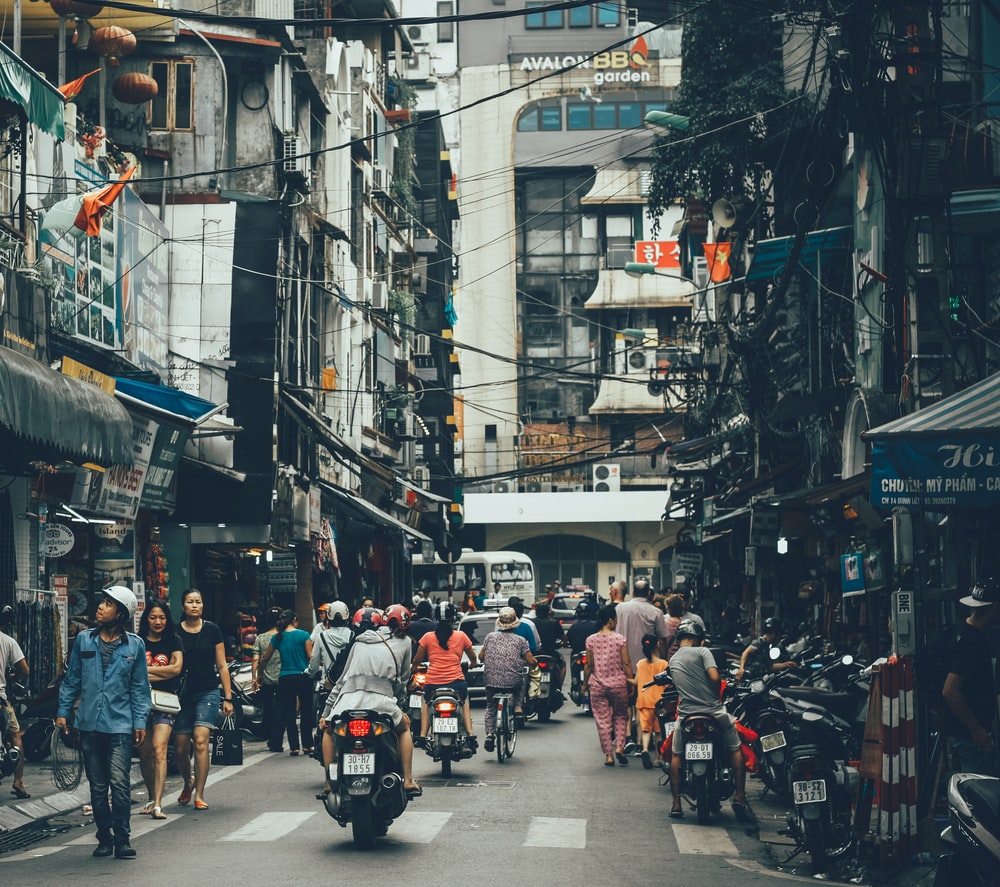
#> input picture resources/test3.png, 1000 x 887 px
$ python chapter2.py
#> lines starting #> are read from the running program, lines starting #| are printed output that depends on the picture; after the words box and inside, x2 and y2 are one past the last pixel; in counts of white or black regions, pixels touching at a corner belong together
import cv2
import numpy as np

img = cv2.imread("resources/test3.png")
#> img is the input picture: shape (887, 1000, 3); mean B, G, R 93, 92.2, 83

kernel = np.ones((5,5),np.uint8)

change_img_colour = cv2.cvtColor(img, cv2.COLOR_BGR2GRAY)
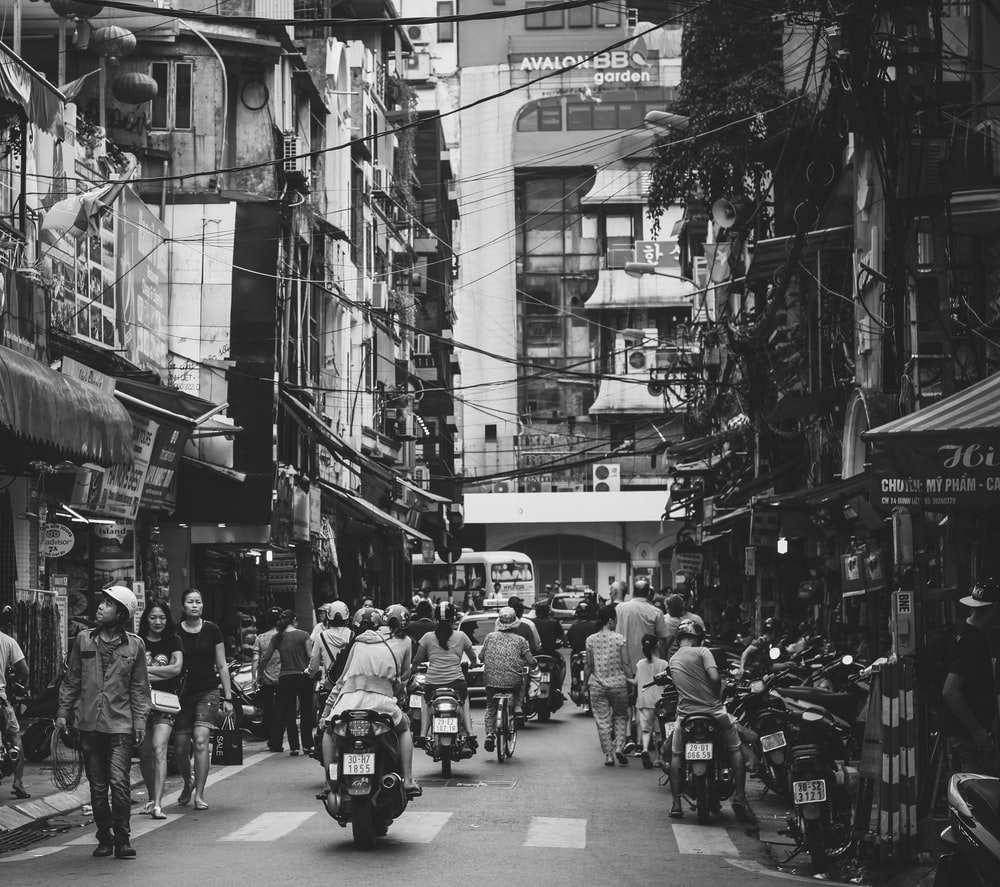
#> change_img_colour: shape (887, 1000); min 7, max 254, mean 89.5
blur_img = cv2.GaussianBlur(img,(7,7),0)
cannyimg = cv2.Canny(img, 100,100)
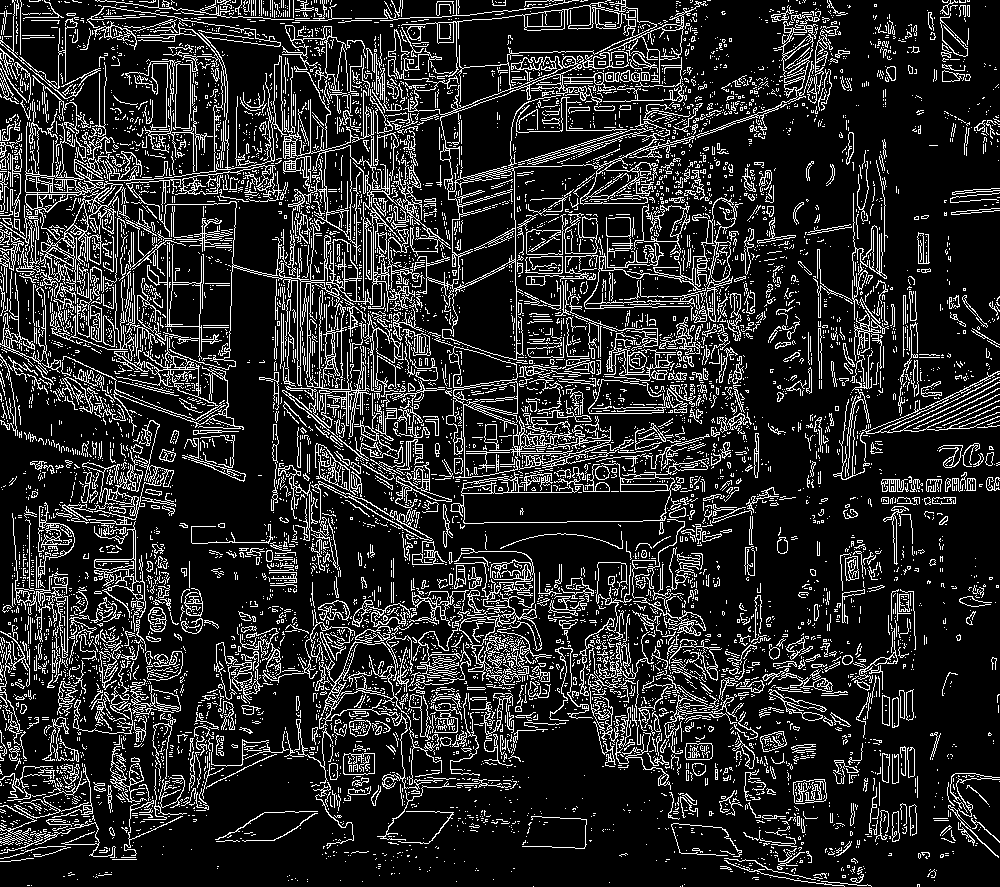
#> cannyimg: shape (887, 1000); 16.3% white in thin lines or dots
dialationimg = cv2.dilate(cannyimg,kernel,iterations=1)
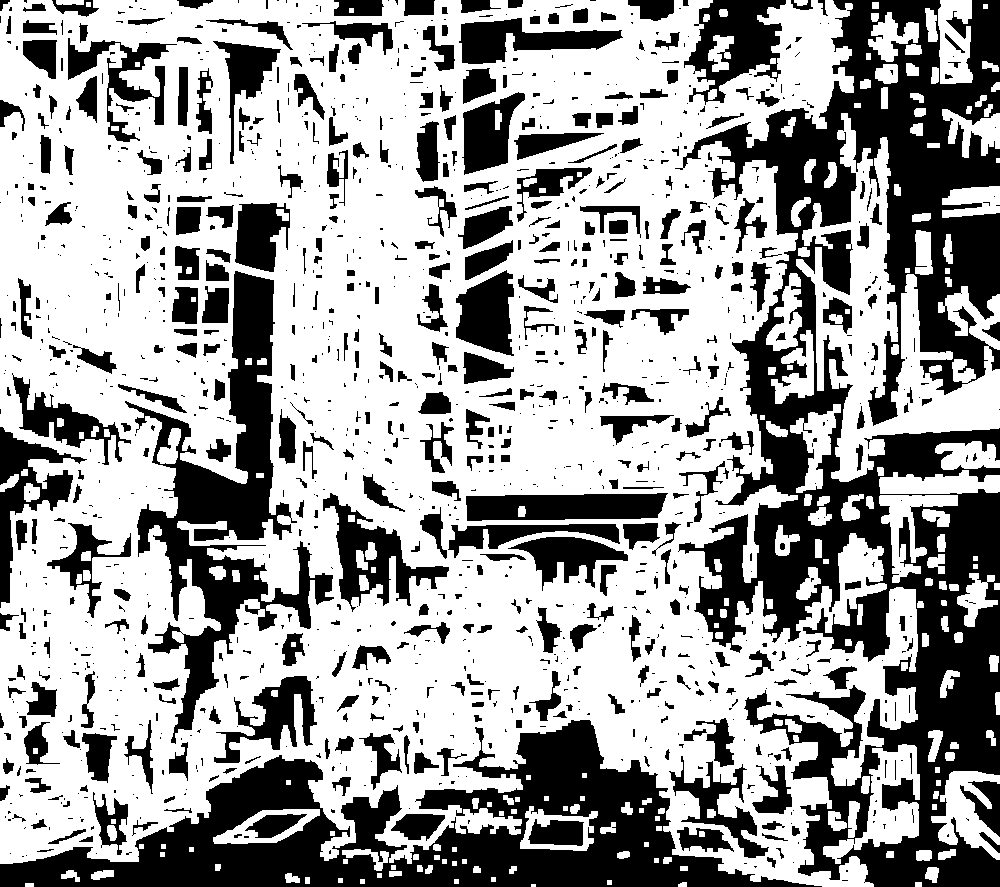
#> dialationimg: shape (887, 1000); 62.8% white; 1324 black regions (843 under 20 px), largest, box (x1, y1, x2, y2) and area: (675, 0, 1000, 887) 116988, (0, 720, 822, 887) 50856, (125, 271, 334, 744) 25250
erodedimg = cv2.erode(img,kernel,iterations=1)
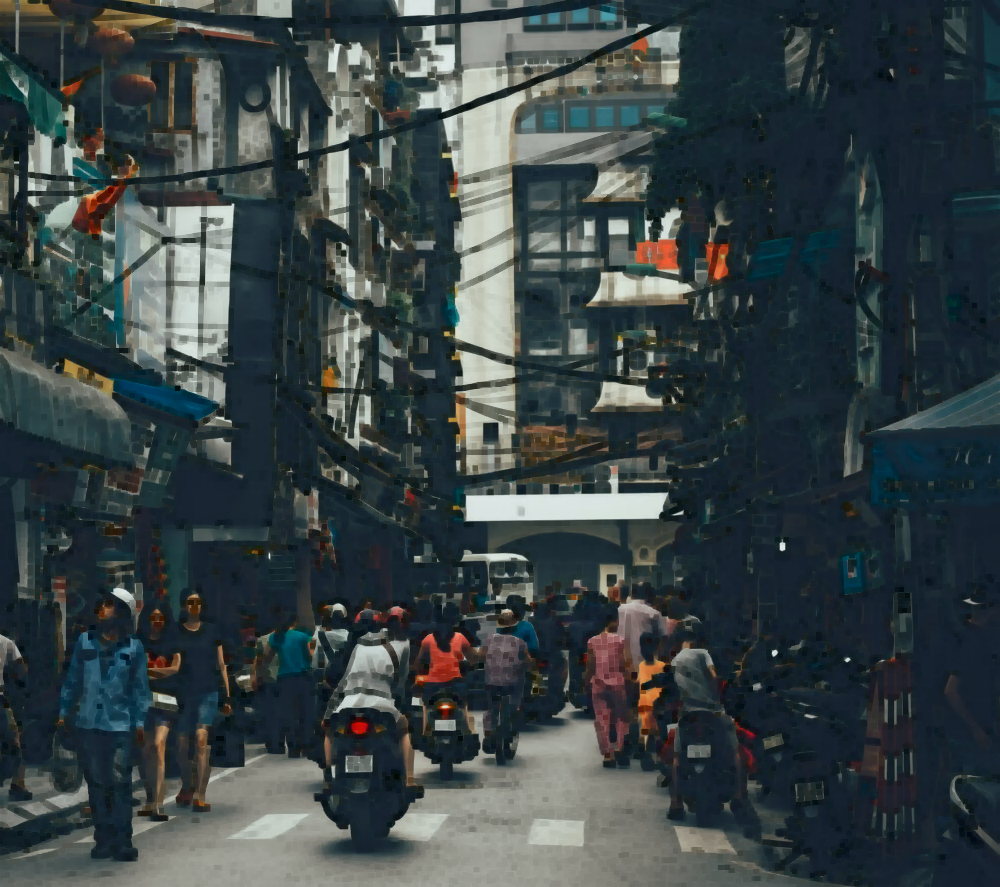
#> erodedimg: shape (887, 1000, 3); mean B, G, R 68.8, 66.9, 56.4

cv2.imshow("changed image change_img_colour", blur_img)
cv2.imshow("changed image blur_img", img)
cv2.imshow("changed image canny", cannyimg)
cv2.imshow("changed image dialation", dialationimg)
cv2.imshow("changed image erode", erodedimg)

cv2.waitKey(0)
